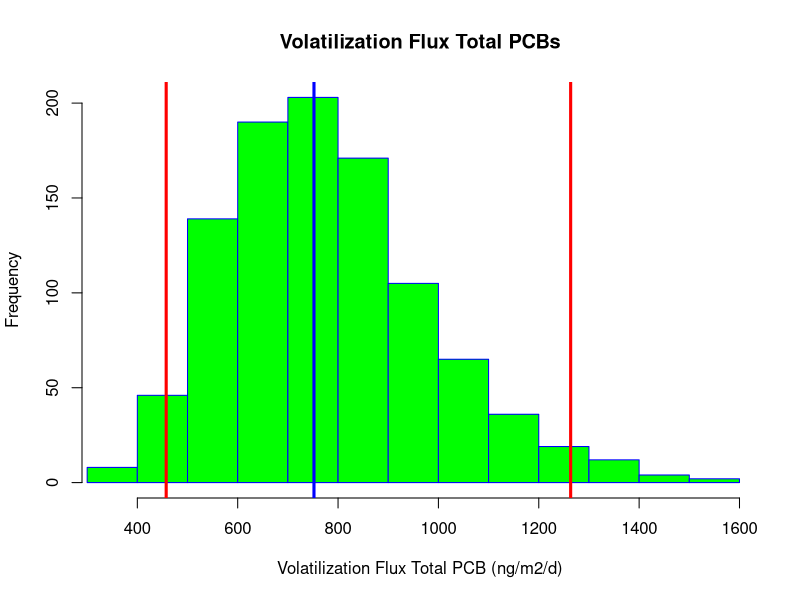

The R script that drew this image:
# Code to estimate total PCB fluxes from Portland Harbor
# using 2018 and 2019 water samples
# The code estimate the flux of each congener, and
# sum them to get total PCB
# Air data are not used in these calculations
# Monte Carlo simulation is included
# No needs of R packages

# Chemical properties -----------------------------------------------------

# Create matrix to storage CP data
cp <- data.frame(matrix(NA, nrow = 159, ncol = 7))

# Add column names
colnames(cp) <- c('Congener', 'MW.PCB', 'nOrtho.Cl', 'H0.mean', 'H0.error',
                  'Kow.mean', 'Kow.error')

# Add PCB names
cp[,1] <- as.factor(c("PCB1", "PCB2", "PCB3", "PCB4", "PCB5", "PCB6", "PCB7", "PCB8",
		      "PCB9", "PCB10", "PCB11", "PCB12+13", "PCB14", "PCB15", "PCB16",
		      "PCB17", "PCB18+30", "PCB19", "PCB20+28", "PCB21+33", "PCB22",
		      "PCB23", "PCB24", "PCB25", "PCB26+29", "PCB27", "PCB31", "PCB32",
		      "PCB34", "PCB35", "PCB36", "PCB37", "PCB38", "PCB39", "PCB40+41+71",
		      "PCB42", "PCB43", "PCB44+47+65", "PCB45+51", "PCB46", "PCB48",
		      "PCB49+69", "PCB50+53", "PCB52", "PCB54", "PCB55", "PCB56", "PCB57",
		      "PCB58", "PCB59+62+75", "PCB60", "PCB61+70+74+76", "PCB63", "PCB64",
		      "PCB66", "PCB67", "PCB68", "PCB72", "PCB73", "PCB77", "PCB78",
		      "PCB79", "PCB80", "PCB81", "PCB82", "PCB83+99", "PCB84",
		      "PCB85+116+117", "PCB86+87+97+108+119+125", "PCB88+91", "PCB89",
		      "PCB90+101+113", "PCB92", "PCB93+95+98+100+102", "PCB94", "PCB96",
		      "PCB103", "PCB104", "PCB105", "PCB106", "PCB107+124", "PCB109",
		      "PCB110+115", "PCB111", "PCB112", "PCB114", "PCB118", "PCB120",
		      "PCB121", "PCB122", "PCB123", "PCB126", "PCB127", "PCB128+166",
		      "PCB129+138+160+163", "PCB130", "PCB131", "PCB132", "PCB133",
		      "PCB134+143", "PCB135+151+154", "PCB136", "PCB137", "PCB139+140",
		      "PCB141", "PCB142", "PCB144", "PCB145", "PCB146", "PCB147+149",
		      "PCB148", "PCB150", "PCB152", "PCB153+168", "PCB155", "PCB156+157",
		      "PCB158", "PCB159", "PCB161", "PCB162", "PCB164", "PCB165", "PCB167",
		      "PCB169", "PCB170", "PCB171+173", "PCB172", "PCB174", "PCB175",
		      "PCB176", "PCB177", "PCB178", "PCB179", "PCB180+193", "PCB181",
		      "PCB182", "PCB183+185", "PCB184", "PCB186", "PCB187", "PCB188",
		      "PCB189", "PCB190", "PCB191", "PCB192", "PCB194", "PCB195", "PCB196",
		      "PCB197+200", "PCB198+199", "PCB201", "PCB202", "PCB203", "PCB204",
		      "PCB205", "PCB206", "PCB207", "PCB208", "PCB209"))

# Add molecular weight
cp[1:3,2] <- c(188.644)
cp[4:14,2] <- c(223.088)
cp[15:34,2] <- c(257.532)
cp[35:64,2] <- c(291.976)
cp[65:93,2] <- c(326.42)
cp[94:124,2] <- c(360.864)
cp[125:145,2] <- c(395.308)
cp[146:155,2] <- c(429.752)
cp[156:158,2] <- c(465.740544)
cp[159,2] <- c(498.64)

# Add ortho Cl of individual PCB congeners
cp[,3] <- c(1,	0,	0,	2,	1,	1,	1,	1,	1,	2,	0,
	    0,	0,	0,	2,	2,	2,	3,	1,	1,	1,	1,
	    2,	1,	1,	2,	1,	2,	1,	0,	0,	0,	0,
	    0,	2,	2,	2,	2,	3,	3,	2,	2,	3,	2,
	    4,	1,	1,	1,	1,	2,	1,	1,	1,	2,	1,
	    1,	1,	1,	2,	0,	0,	0,	0,	0,	2,	2,
	    3,	2,	2,	3,	3,	2,	2,	3,	3,	4,	3,
	    4,	1,	2,	1,	2,	2,	1,	2,	1,	1,	1,
	    2,	1,	1,	0,	0,	2,	2,	2,	3,	3,	2,
	    3,	3,	4,	2,	3,	2,	3,	3,	4,	2,	3,
	    3,	4,	4,	2,	4,	1,	2,	1,	2,	1,	2,
	    2,	1,	0,	2,	3,	2,	3,	3,	4,	3,	3,
	    4,	2,	3,	3,	3,	4,	4,	3,	4,	1,	2,
	    2,	2,	1,	3,	3,	4,	3,	4,	4,	3,	4,
	    2,	3,	4,	4,	4)

# Add log10 Ho of individual PCB congeners
cp[,4] <- c(-3.526,	-3.544,	-3.562,	-3.483,	-3.622,	-3.486,	-3.424,	-3.518,	-3.49,
	    -3.373,	-3.537,	-3.595,	-3.376,	-3.649,	-3.6,	-3.428,	-3.495,	-3.355,
	    -3.544,	-3.62,	-3.719,	-3.497,	-3.5,	-3.5,	-3.526,	-3.393,	-3.562,
	    -3.407,	-3.375,	-3.3745,	-3.473,	-3.818,	-3.634,	-3.524,	-3.503,
	    -3.592,	-3.475,	-3.638,	-3.45,	-3.47,	-3.519,	-3.452,	-3.366,	-3.496,
	    -3.242,	-3.739,	-3.82,	-3.568,	-3.602,	-3.517,	-3.816,	-3.694,	-3.615,
	    -3.565,	-3.693,	-3.631,	-3.424,	-3.441,	-3.284,	-3.989,	-3.787,	-3.705,
	    -3.426,	-3.844,	-3.835,	-3.603,	-3.6,	-3.716,	-3.736,	-3.461,	-3.526,
	    -3.61,	-3.585,	-3.523,	-3.407,	-3.387,	-3.298,	-3.13,	-4.003,	-3.783,
	    -3.768,	-3.55,	-3.707,	-3.574,	-3.574,	-3.845,	-3.901,	-3.61,	-3.253,
	    -3.901,	-3.759,	-4.087,	-3.807,	-3.984,	-3.886,	-3.817,	-3.616,	-3.693,
	    -3.691,	-3.639,	-3.548,	-3.492,	-3.731,	-3.483,	-3.76,	-3.502,	-3.529,
	    -3.328,	-3.727,	-3.625,	-3.367,	-3.296,	-3.369,	-3.783,	-3.075,	-4.053,
	    -3.782,	-3.808,	-3.545,	-3.881,	-3.754,	-3.56,	-3.959,	-4.186,	-4.059,
	    -3.763,	-3.924,	-3.772,	-3.651,	-3.527,	-3.787,	-3.671,	-3.56,	-3.969,
	    -3.638,	-3.59,	-3.696,	-3.339,	-3.434,	-3.693,	-3.353,	-3.177,	-3.95,
	    -3.876,	-3.718,	-4.174,	-3.926,	-3.884,	-3.619,	-3.644,	-3.884,	-3.651,
	    -3.853,	-3.463,	-4.059,	-4.059,	-3.772,	-3.777,	-3.948)

# Add Ho error
cp[,5] <- c(0.662)

# Add log10 Kow of individual PCB congeners
cp[,6] <- c(4.46,	4.69,	4.69,	4.65,	4.97,	5.06,	5.07,	5.07,	5.06,
	    4.84,	5.28,	5.29,	5.28,	5.3,	5.16,	5.25,	5.24,	5.02,
	    5.67,	5.6,	5.58,	5.57,	5.35,	5.67,	5.66,	5.44,	5.67,
	    5.44,	5.66,	5.82,	5.88,	5.83,	5.76,	5.89,	5.98,	5.76,
	    5.75,	5.75,	5.53,	5.53,	5.78,	5.85,	5.62,	5.84,	5.21,
	    6.11,	6.11,	6.17,	6.17,	5.95,	6.11,	6.2,	6.17,	5.95,
	    6.2,	6.2,	6.26,	6.26,	6.04,	6.36,	6.35,	6.42,	6.48,
	    6.36,	6.2,	6.39,	6.04,	6.3,	6.29,	6.13,	6.07,	6.38,
	    6.35,	6.13,	6.13,	5.71,	6.22,	5.81,	6.65,	6.64,	6.73,
	    6.48,	6.48,	6.76,	6.45,	6.65,	6.74,	6.79,	6.64,	6.64,
	    6.74,	6.89,	6.95,	6.74,	6.83,	6.8,	6.58,	6.58,	6.86,
	    6.55,	6.64,	6.22,	6.83,	6.67,	6.82,	6.51,	6.67,	6.25,
	    6.89,	6.67,	6.73,	6.32,	6.22,	6.92,	6.41,	7.18,	7.02,
	    7.24,	7.08,	7.24,	7.02,	7.05,	7.27,	7.42,	7.27,	7.11,
	    7.33,	7.11,	7.17,	6.76,	7.08,	7.14,	6.73,	7.36,	7.11,
	    7.2,	7.2,	6.85,	6.69,	7.17,	6.82,	7.71,	7.46,	7.55,
	    7.52,	7.8,	7.56,	7.65,	7.27,	7.2,	7.62,	7.24,	7.65,
	    7.3,	8,	8.09,	7.74,	7.71,	8.18)

# Add Kow error
cp[,7] <- c(0.32)

# Update names
Congener <- cp$Congener
MW.PCB <- cp$MW.PCB
nOrtho.Cl <- cp$nOrtho.Cl
H0.mean <- cp$H0.mean
H0.error <- cp$H0.error
Kow.mean <- cp$Kow.mean
Kow.error <- cp$Kow.error

# Water concentrations ----------------------------------------------------

# Read water concentrations
wc.raw <- read.csv("WaterConcentrationV02.csv")
# Different approaches to use the data
# Prepare data [pg/L] = [ng/m3]
wc.1 <- subset(wc.raw, select = -c(SampleID:Units))
wc.2 <- cbind(wc.raw$LocationID, wc.1)
colnames(wc.2)[1] <- "LocationID"
# (1) All samples
# (i) Mean and standard deviation
wc.ave <- sapply(wc.1, mean, na.rm = TRUE)
wc.sd <- sapply(wc.1, sd, na.rm = TRUE)
wc.3 <- data.frame(t(rbind(wc.ave, wc.sd)))
C.PCB.water.mean <- wc.3$wc.ave
C.PCB.water.sd <- wc.3$wc.sd
# (ii) Geometric mean and geometric standard deviation
# Log 10 individual PCBs
wc.log <- log10(wc.1)
wc.gm <- exp(sapply(wc.log, mean, na.rm = TRUE))
wc.gsd <- exp(sapply(wc.log, sd, na.rm = TRUE))
wc.4 <- data.frame(t(rbind(wc.gm, wc.gsd)))
C.PCB.water.gm <- wc.4$wc.gm
C.PCB.water.gsd <- wc.4$wc.gsd
# (2) Specific site
# Selected site
wc.POH001 <- wc.2[wc.2$LocationID == 'WCPCB_OR-POH001', ]
wc.POH002 <- wc.2[wc.2$LocationID == 'WCPCB_OR-POH002', ]
wc.POH003 <- wc.2[wc.2$LocationID == 'WCPCB_OR-POH003', ]
wc.POH004 <- wc.2[wc.2$LocationID == 'WCPCB_OR-POH004', ]
wc.POH005 <- wc.2[wc.2$LocationID == 'WCPCB_OR-POH005', ]
wc.POH006 <- wc.2[wc.2$LocationID == 'WCPCB_OR-POH006', ]
wc.POH007 <- wc.2[wc.2$LocationID == 'WCPCB_OR-POH007', ]
# Calculate mean and sd for each site
# WCPCB_OR-POH001
wc.POH001.ave <- sapply(wc.POH001[, 2:160], mean, na.rm = TRUE)
wc.POH001.sd <- sapply(wc.POH001[, 2:160], sd, na.rm = TRUE)
wc.POH001.2 <- data.frame(t(rbind(wc.POH001.ave, wc.POH001.sd)))
C.PCB.water.POH001.mean <- wc.POH001.2$wc.POH001.ave
C.PCB.water.POH001.sd <- wc.POH001.2$wc.POH001.sd
# WCPCB_OR-POH002
wc.POH002.ave <- sapply(wc.POH002[, 2:160], mean, na.rm = TRUE)
wc.POH002.sd <- sapply(wc.POH002[, 2:160], sd, na.rm = TRUE)
wc.POH002.2 <- data.frame(t(rbind(wc.POH002.ave, wc.POH002.sd)))
C.PCB.water.POH002.mean <- wc.POH002.2$wc.POH002.ave
C.PCB.water.POH002.sd <- wc.POH002.2$wc.POH002.sd
# WCPCB_OR-POH003
wc.POH003.ave <- sapply(wc.POH003[, 2:160], mean, na.rm = TRUE)
wc.POH003.sd <- sapply(wc.POH003[, 2:160], sd, na.rm = TRUE)
wc.POH003.2 <- data.frame(t(rbind(wc.POH003.ave, wc.POH003.sd)))
C.PCB.water.POH003.mean <- wc.POH003.2$wc.POH003.ave
C.PCB.water.POH003.sd <- wc.POH003.2$wc.POH003.sd
# WCPCB_OR-POH004
wc.POH004.ave <- sapply(wc.POH004[, 2:160], mean, na.rm = TRUE)
wc.POH004.sd <- sapply(wc.POH004[, 2:160], sd, na.rm = TRUE)
wc.POH004.2 <- data.frame(t(rbind(wc.POH004.ave, wc.POH004.sd)))
C.PCB.water.POH004.mean <- wc.POH004.2$wc.POH004.ave
C.PCB.water.POH004.sd <- wc.POH004.2$wc.POH004.sd
# WCPCB_OR-POH005
wc.POH005.ave <- sapply(wc.POH005[, 2:160], mean, na.rm = TRUE)
wc.POH005.sd <- sapply(wc.POH005[, 2:160], sd, na.rm = TRUE)
wc.POH005.2 <- data.frame(t(rbind(wc.POH005.ave, wc.POH005.sd)))
C.PCB.water.POH005.mean <- wc.POH005.2$wc.POH005.ave
C.PCB.water.POH005.sd <- wc.POH005.2$wc.POH005.sd
# WCPCB_OR-POH006
wc.POH006.ave <- sapply(wc.POH006[, 2:160], mean, na.rm = TRUE)
wc.POH006.sd <- sapply(wc.POH006[, 2:160], sd, na.rm = TRUE)
wc.POH006.2 <- data.frame(t(rbind(wc.POH006.ave, wc.POH006.sd)))
C.PCB.water.POH006.mean <- wc.POH006.2$wc.POH006.ave
C.PCB.water.POH006.sd <- wc.POH006.2$wc.POH006.sd
# WCPCB_OR-POH007
wc.POH007.ave <- sapply(wc.POH007[, 2:160], mean, na.rm = TRUE)
wc.POH007.sd <- sapply(wc.POH007[, 2:160], sd, na.rm = TRUE)
wc.POH007.2 <- data.frame(t(rbind(wc.POH007.ave, wc.POH007.sd)))
C.PCB.water.POH007.mean <- wc.POH007.2$wc.POH007.ave
C.PCB.water.POH007.sd <- wc.POH007.2$wc.POH007.sd

# (3) Average of the three highest samples
# WCPCB_OR-POH003 8/22/18, WCPCB_OR-POH004 8/21/18 &
# WCPCB_OR-POH005 8/23/18
wc.hi <- wc.2[c(7, 10, 13), 2:160]
C.PCB.water.hi.ave <- sapply(wc.hi, mean)
C.PCB.water.hi.sd <- sapply(wc.hi, sd)

# Select water concentration to be used
C.PCB.water.ave <- C.PCB.water.hi.ave
C.PCB.water.error <- C.PCB.water.hi.sd

# Meteorological data -----------------------------------------------------

# Read meteorological conditions
meteor <- read.csv("Meteorological.csv")
# Columns are the different water sampling periods
# except last columns are the passive sampler deployment
# Columns 2 to 11 definitions: sampl.aug.2018.av,sampl.aug.2018.sd,
# sampl.nov.2018.av, sampl.nov.2018.sd, sampl.jan.2019.av,
# sampl.jan.2019.sd, sampl.feb.2019.av, sampl.feb.2019.sd,
# sampl.sum.2020.av, sampl.sum.2022.sd
# m is column number
m <- 2 # from 2 to 11
tair.mean <- meteor[1, m]
tair.error <- meteor[1, m+1]
twater.mean <- meteor[2, m]
twater.error <- meteor[2, m+1]
u10.mean <- meteor[3, m]
u10.error <- meteor[3, m+1]
P.mean <- meteor[4, m]
P.error <- meteor[4, m +1]

# Flux calculations -------------------------------------------------------

# Flux function
final.result = function(MW.PCB, H0.mean, H0.error, 
         C.PCB.water.ave, C.PCB.water.error, nOrtho.Cl,
         Kow.mean, Kow.error) {
# fixed parameters

R <- 8.3144 # [Pa m3/K/mol]
T <- 298.15 # [K]

F.PCB.aw <- NULL
# number of replicates for Monte Carlo simulation
for (replication in 1:1000) {

# Random parameters
# Parameters for calculating Delta Uaw
a <- rnorm(1, 0.085, 0.007)
b <- rnorm(1, 1, 0.5)
c <- rnorm(1, 32.7, 1.6)
# Parameter for calculating Delta Uoa
a2 <- rnorm(1, 0.13, 0.02) 
b2 <- rnorm(1, 2.9, 1.2)
c2 <- rnorm(1, 47.8, 4.3)
# Henry's law constant 
H0 <- rnorm(1, H0.mean, H0.error) # [Pa m3/mol]
# Octanol-water partition coefficient
Kow <- rnorm(1, Kow.mean, Kow.error) # [Lwater/Loctanol] 
# PCB water concentration
# Concentrations can be changed
C.PCB.water <- abs(rnorm(1, C.PCB.water.ave, C.PCB.water.error)) # [pg/L]
# DOC (Spencer et al 2012)
DOC <- abs(rnorm(1, 2, 0.3)) # [mg/L]
# Water temperature
T.water <- rnorm(1, twater.mean, twater.error) # [C]
# Air temperature
T.air <- rnorm(1, tair.mean, tair.error) # [C]
# atmospheric pressure
P <- rnorm(1, P.mean, P.error) # [mbar]
# Wind speed @10 m
u <- abs(rnorm(1, u10.mean, u10.error)) # [m/s] missing

# Computed values
# Henry's law constant (HLC) corrections
# PCB internal energy for the transfer of water to air transfer
DeltaUaw <- (a*MW.PCB-b*nOrtho.Cl+c)*1000 # [J/mol]
# Transform HLC to K
K <- 10^(H0)*101325/(R*T) # [Lwater/Lair]
# Correct K using water temperature
K.air.water <- K*exp(-(DeltaUaw/R)*(1/(T.water + 273.15) - 1/T)) # [Lwater/Lair]
# Final K (corrected by air and water temperature)
K.final <- K.air.water*(T.water + 273.15)/(T.air + 273.15) # [Lwater/Lair]

# KDOC calculation and correction
# PCB internal energy for the transfer of octanol-air
DeltaUoa <- (-a2*MW.PCB+b2*nOrtho.Cl-c2)*1000 # [J/mol]
# PCB internal energy for the transfer of octanol-water
DeltaUow <- DeltaUoa + DeltaUaw # [J/mol]
# Octanol-water partition coefficient corrected by water temperature
Kow.water.t <- 10^(Kow)*exp(-(DeltaUow/R)*(1/(T.water + 273.15)-1/T)) # [Loctanol/Lwater]
# DOC-water partition coefficient
Kdoc.t <- 0.06*Kow.water.t # [Lwater/kgdoc]

# Freely dissolved water concentration calculations
C.PCB.water.f <- C.PCB.water/(1 + Kdoc.t*DOC/1000^2) # [ng/m3]

# Air-water mass transfer calculations
# (1) Air side mass transfer calculations
# Water diffusivity in air corrected by air
# temperature and atmospheric pressure
D.water.air <- (10^(-3)*1013.25*((273.15+T.air)^1.75*((1/28.97) +
                (1/18.0152))^(0.5))/P/(20.1^(1/3) + 9.5^(1/3))^2) # [cm2/s]
# PCB diffusivity in air
D.PCB.air <- D.water.air*(MW.PCB/18.0152)^(-0.5) # [cm2/s]
# Water vapor exchange velocity in air (from eq. 20-15)
V.water.air <- 0.2*u + 0.3 # u @10 meter [cm/s]
# Air side mass transfer
V.PCB.air <- V.water.air*(D.PCB.air/D.water.air)^(2/3) # [cm/s]

# (2) Water side mass transfer calculations
# Viscosity of water at water temperature
visc.water <- 10^(-4.5318-220.57/(149.39 - (273.15 + T.water)))
# Water density corrected at water temperature
dens.water <- (999.83952+16.945176*T.water - 7.9870401*10^-3*T.water^2
               - 46.170461*10^-6*3 + 105.56302*10^-9*T.water^4 -
                 280.54253*10^-12*T.water^5)/(1 + 16.87985*10^-3*T.water)
# Kinematic viscosity of water
v.water <- visc.water/dens.water*10000 # [cm2/s]
# CO2 diffusivity in water at water temperature
diff.co2 <- 0.05019*exp(-19.51*1000/(273.15 + T.water)/R) # [cm2/s]
# PCB diffusivity in water 
D.PCB.water <- diff.co2*(MW.PCB/44.0094)^(-0.5) # [cm2/s]
# PCB Schmidt number in water
Sc.PCB.water <- v.water/D.PCB.water
# CO2 Schmidt number in water
Sc.co2.water <- v.water/diff.co2
# k600 calculations, u in [m/s], k600 originally [cm/h]
k600 <- (4.46 + 7.11*u)/60/60 #[cm/s]
# Water side mass transfer (from eq. 20-24)
if(u > 5){
  V.PCB.water <- k600*(Sc.PCB.water/Sc.co2.water)^(-0.5)  
} else {
  V.PCB.water <- k600*(Sc.PCB.water/Sc.co2.water)^(-2/3)
} # [cm/s]

# Air-water mass transfer
mtc.PCB <- ((1/V.PCB.water+1/(V.PCB.air*K.final)))^(-1) # [cm/s]
# Flux calculations
F.PCB.aw <- c(F.PCB.aw, mtc.PCB*(C.PCB.water.f)*(60*60*24)/100) # [ng/m2/d]

}

F.PCB.aw

}

# Final calculations ------------------------------------------------------

Num.Congener <- length(Congener)

result <- NULL
for (i in 1:Num.Congener) {
	result <- rbind(result, final.result(MW.PCB[i], H0.mean[i], H0.error[i], 
         C.PCB.water.ave[i], C.PCB.water.error[i], nOrtho.Cl[i],
         Kow.mean[i], Kow.error[i]))
}

# Sum of all congeners per repetition
final.result <- data.frame(colSums(result, na.rm = TRUE))

# Summary of the total PCBs
mmm <- mean(final.result$colSums.result.)
sss <- sd(final.result$colSums.result.)
q2.5 <- quantile(final.result$colSums.result., 0.025)
q97.5 <- quantile(final.result$colSums.result., 0.975)
tPCBFlux <- c(mmm, sss, q2.5, q97.5)
names(tPCBFlux) <- c("Mean (ng/m2/d)", "Std (ng/m2/d)",
                     "2.5%CL (ng/m2/d)", "97.5%CL (ng/m2/d)")

print(tPCBFlux)

# Plots -------------------------------------------------------------------

# Histogram
hist(as.numeric(final.result[,1]), main = "Volatilization Flux Total PCBs",
     xlab = "Volatilization Flux Total PCB (ng/m2/d)", border = "blue", col = "green",
     xlim = c(min(as.numeric(final.result[,1])), max(as.numeric(final.result[,1]))))
abline(v = median(as.numeric(final.result[,1])), col = "blue", lwd = 3)
abline(v = quantile(as.numeric(final.result[,1]), 0.025), col = "red", lwd = 3)
abline(v = quantile(as.numeric(final.result[,1]), 0.975), col = "red", lwd = 3)
abline(v = 0, col = "black", lwd = 3)
